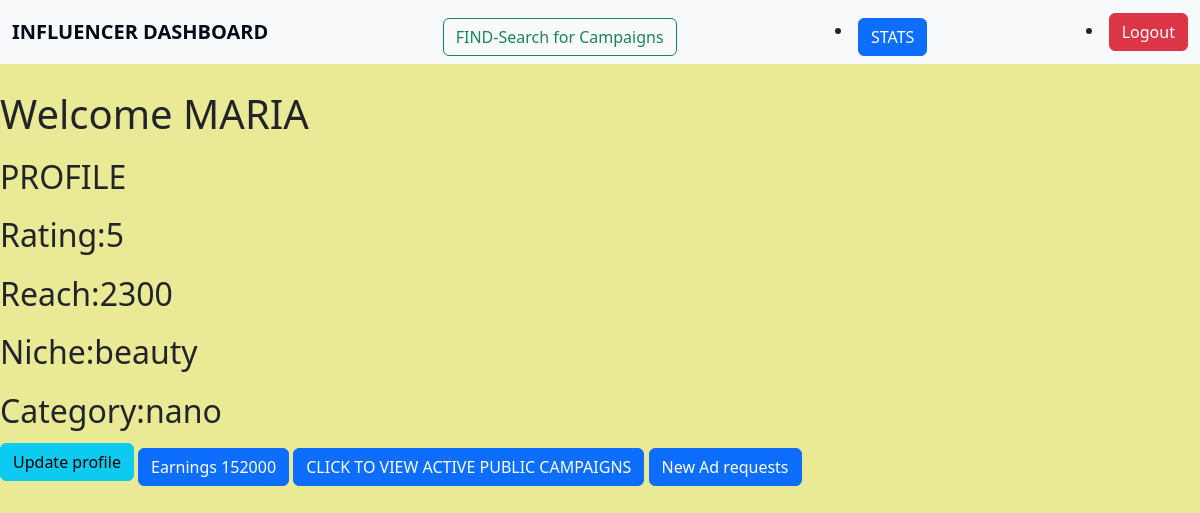
Before: /influencer/201/earnings with the older database file.
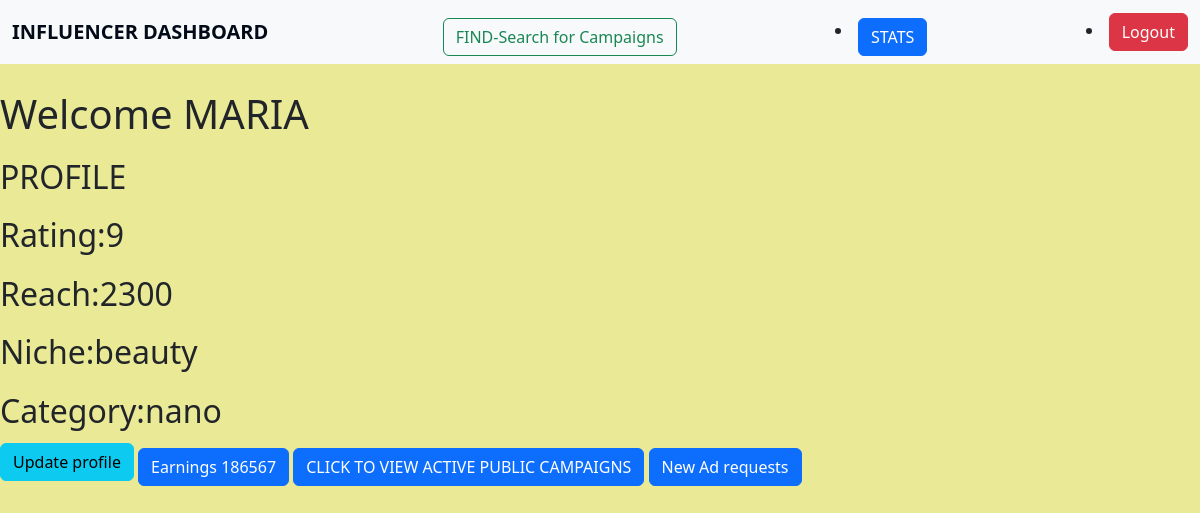
After: the same page with the newer database file.
### application/models.py (models this page shows)
class Influencer(db.Model):
    __tablename__="influencer"
    inf_id=db.Column(db.String,primary_key=True,nullable=False)
    inf_name=db.Column(db.String)
    inf_password=db.Column(db.String,nullable=False)
    inf_category=db.Column(db.String,nullable=False)
    inf_niche=db.Column(db.String,nullable=False)
    inf_reach=db.Column(db.Integer,nullable=False)
    flagged=db.Column(db.Integer, default=0)
    rating=db.Column(db.Integer)
    inf_req=db.relationship('Adrequest')

### application/controllers.py (the view)
@app.route('/influencer/<inf_id>/earnings',methods=["GET"])
def earnings(inf_id):
    earned=0
    ads=Adrequest.query.all()
    inf=Influencer.query.get(inf_id)
    for x in inf.inf_req:
        if x.status=="accepted":
            earned+=x.pay_amount
        print(earned)
    return render_template("inf_dashboard.html",inf=inf,adreq=ads,earned=earned)

### templates/inf_dashboard.html (shortened to what this page needs)
<!DOCTYPE html>
<html lang="en">
<head>
    <link href="https://cdn.jsdelivr.net/npm/bootstrap@5.3.3/dist/css/bootstrap.min.css" rel="stylesheet">
</head>
<body>
    <h1>Welcome {{inf.inf_name}}</h1>
    <h2>PROFILE</h2>
    <h2>Rating:{{inf.rating}}</h2>
    <h2>Reach:{{inf.inf_reach}}</h2>
    <h2>Niche:{{inf.inf_niche}}</h2>
    <h2>Category:{{inf.inf_category}}</h2>
    <a href="{{url_for('update_inf',inf_id=inf.inf_id) }}"><button class="btn btn-info">Update profile</button></a>
    <a href="{{url_for('earnings',inf_id=inf.inf_id) }}"><button class="btn btn-primary">Earnings   {{earned}}</button></a>
    <a href="{{url_for('active_camp',inf_id=inf.inf_id)}}"><button class="btn btn-primary">CLICK TO VIEW ACTIVE PUBLIC CAMPAIGNS</button></a>
    <a href="{{url_for('new_adreq',inf_id=inf.inf_id) }}"><button class="btn btn-primary">New Ad requests </button></a>
    <nav class="navbar bg-body-tertiary fixed-top">
        <div class="container-fluid">
            <a class="navbar-brand" href="/">INFLUENCER DASHBOARD</a>
            <a href="/find_details"><button class="btn btn-outline-success" type="button">FIND-Search for Campaigns</button></a>
            <li class="nav-item"><a href="/"><button class="btn btn-primary">STATS</button></a></li>
            <li class="nav-item"><a href="/inf_login"><button class="btn btn-danger">Logout</button></a></li>
        </div>
    </nav>
</body>
</html>

Changed rows visible on the page:
changed Influencer "MARIA": rating "5" → "9"
Other visible differences:
{{ earned }}: "152000" → "186567"
